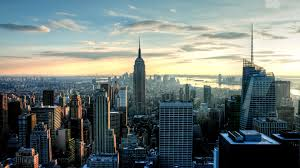
#> input picture DeepLearning/smilu/img/city/1.jpg, 300 x 168 px; its folder holds only this picture in this run
$ jupyter execute --allow-errors Change_MYIMG_to_Dataset.ipynb   (shell and % lines are left out)   (older library calls are emulated)
#> lines starting #> are read from the running program, lines starting #| are printed output that depends on the picture
#> further down, one_img is the input picture: shape (168, 300, 3); mean R, G, B 111.1, 121.6, 118.3
[cell 1]
import os, sys
from scipy.misc import imread, imresize
import skimage.io
import skimage.transform

import numpy as np
import matplotlib.pyplot as plt

print ("packages are loaded")

[cell 2]
img_path = ["img/city", "img/country"]

img_size = [64, 64]
cvt2gray = True

[cell 3]
def rgb2gray(rgb_img) :
    if (len(rgb_img.shape) == 3) :
        return np.dot(rgb_img, [0.299, 0.587, 0.114])
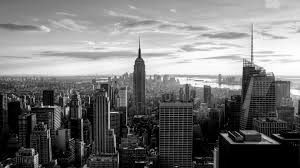
#> returned value: shape (168, 300) float64; min 0, max 254.2, mean 118.1
#> `one_img_small = imresize(one_img, [img_size[0], img_size[1]])`:
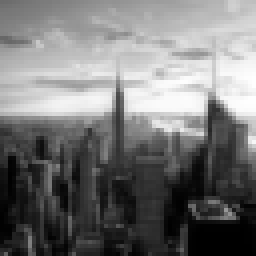
#> one_img_small: shape (64, 64) (shown 4 times larger); min 0, max 254, mean 118.5
#> `one_img_vector = np.reshape(one_img_small, (-1,))`: one_img_vector = 4096 values, max 254 at index 1279, min 0 at index 3698, mean 118.5
    else :
        return rgb_img

[cell 4]
valid_exts = [".jpg", ".gif", ".png", ".tga", ".jpeg", ".bmp"]

class_n = len(img_path)
image_count = 0
dataset_img = []
dataset_label = []

#> (the rest of this cell did not finish here and is left out)

[cell 5]
# Devide data into train/valid/test set
def divide_dataset(dataset_feature, dataset_label, divide_key, divide_ratio):
    res = {}
    rsum = np.sum(divide_ratio)
    n_dataset = len(dataset_feature)
#> n_dataset = 1
    for idx in range(len(divide_ratio) - 1):
        now_nds = dataset_feature.shape[0]
        n_section = n_dataset * divide_ratio[idx] / rsum
        rand_idx = np.arange(now_nds)
        np.random.shuffle(rand_idx)
        rand_idx =  rand_idx[:n_section]
        res[divide_key[idx]] = {"images":[], "labels":[]}
        res[divide_key[idx]]["images"] = dataset_feature[rand_idx,:]
        res[divide_key[idx]]["labels"] = dataset_label[rand_idx,:]
        dataset_feature = np.delete(dataset_feature,rand_idx,0)
        dataset_label = np.delete(dataset_label,rand_idx,0)
#> after the loop, dataset_feature = 1 item; dataset_label = [[1, 0]]; res = 0 items
    res[divide_key[-1]] = {"images":[], "labels":[]}
    res[divide_key[-1]]["images"] = dataset_feature
    res[divide_key[-1]]["labels"] = dataset_label
    return res

#> (the rest of this cell did not finish here and is left out)
